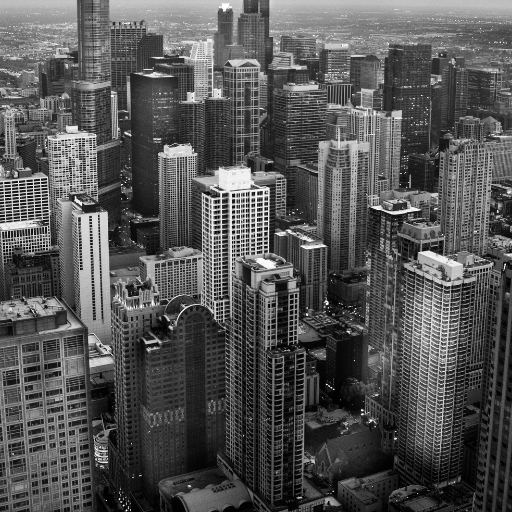
#> input picture Imagen/chicago.png, 512 x 512 px, given in place of chicago.bmp, which was not available
$ python ocv12_dilatacion.py
#> lines starting #> are read from the running program, lines starting #| are printed output that depends on the picture; pictures that were not available may be replaced by others from this repository, and a replacement may not be noted
#> further down, im1 is the input picture: shape (512, 512); min 0, max 255, mean 84.9
import cv2
import numpy as np
import matplotlib.pyplot as plt


def dilatacionBinaria(img, ee):
    imgS = np.zeros(img.shape, dtype=np.uint8)
    x, y = img.shape
    xEE, yEE = ee.shape[0]//2, ee.shape[1]//2                 #Tamaño del EE
    print("\nX, Y", xEE, " ", yEE)
    for f in range(x):
        for c in range(y):
            if( img[f,c] == 255):
                imgS[f-xEE:f+xEE+1, c-yEE:c+yEE+1] = 255
    return imgS

def dilatacion(imgSinBorde, ee):
    x, y = imgSinBorde.shape
#> x = 512; y = 512
    xEE, yEE = ee.shape[0]//2, ee.shape[1]//2                 #Tamaño del EE 7*/
    imgS = np.zeros((x,y), dtype=np.uint8)                      #imagen de salida
    img = np.zeros((x+(2*xEE), y+(2*yEE)), dtype=np.uint8)             #Imagen de entrada con un borde
    img[xEE:-xEE,yEE:-yEE] = imgSinBorde[:,:]   #coordenada anterior 2x2 con las siguientes coordenadas
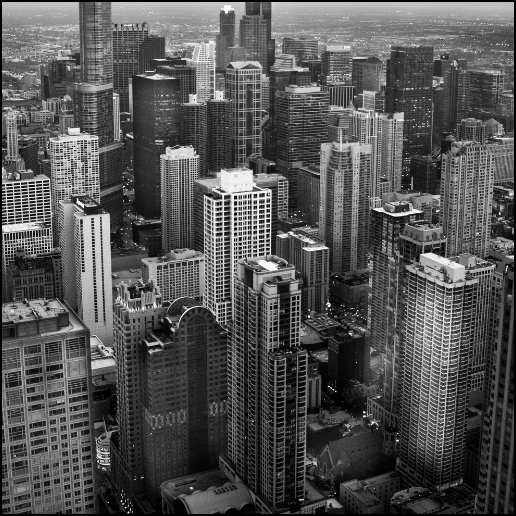
#> img: shape (516, 516); min 0, max 255, mean 83.5

    for f in range(xEE,x+1):
        for c in range(yEE,y+1):
            maximo = np.amax( img[f-xEE:f+xEE+1, c-yEE:c+yEE+1] )
            # [4 lines of commented-out code are left out]
            imgS[f-xEE,c-yEE] = maximo
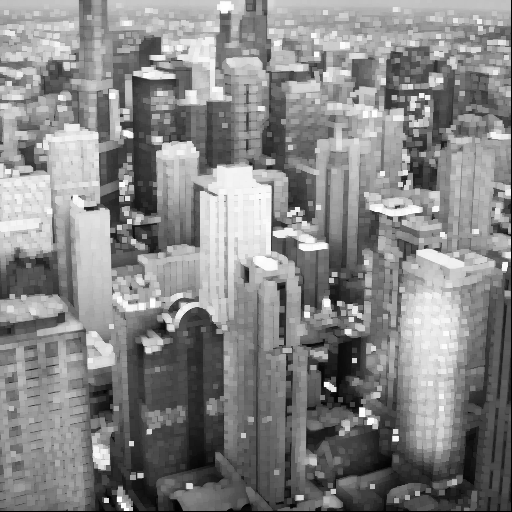
#> imgS: shape (512, 512); min 0, max 255, mean 133.7
            #imgS[f-xEE:f+xEE+1, c-yEE:c+yEE+1] = maximo
            # print("\n", imgS[f-1:f+2,c-1:c+2])
    return imgS

im1 = cv2.imread('/Users/MI PC/Documents/Tratamiento de imagenes/Imagen/chicago.bmp', 0)
#im1 = cv2.bitwise_not(im1)

ee = np.ones( (5,5), np.uint8 )

#imS = dilatacionBinaria(im1, ee)
imS = dilatacion(im1, ee)
imDilatacion = cv2.dilate(im1, ee)
diferencia = imS - imDilatacion

# print("Or:\n", im1)
# print("S:\n", imS)
cv2.imshow("Original - Salida - diferencia",  np.hstack((im1, imS, imDilatacion, diferencia)))
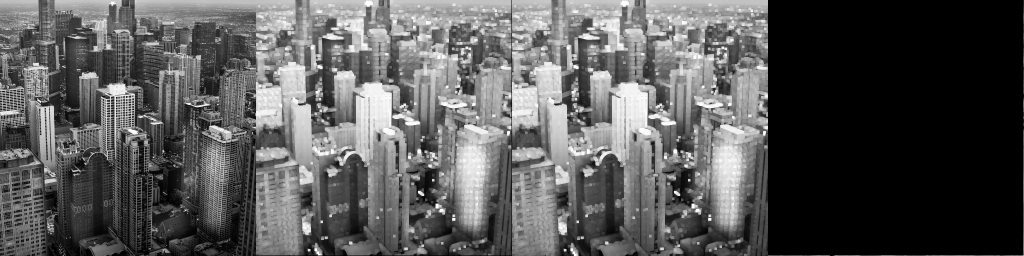
#> window 'Original - Salida - diferencia': shape (512, 2048) (shown at 1/2 size); min 0, max 255, mean 88.3
cv2.waitKey()
cv2.destroyAllWindows()

$ run again, with Imagen/Familia.png copied over Imagen/chicago.png
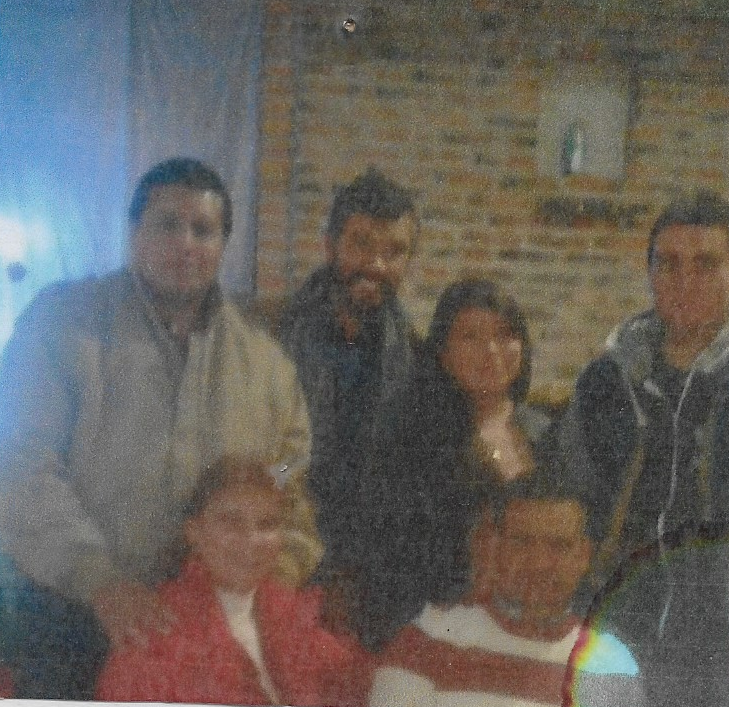
#> input picture Imagen/Familia.png, 729 x 707 px, given in place of chicago.bmp, which was not available
#> after the loop in dilatacion, `for f in range(xEE,x+1):`:
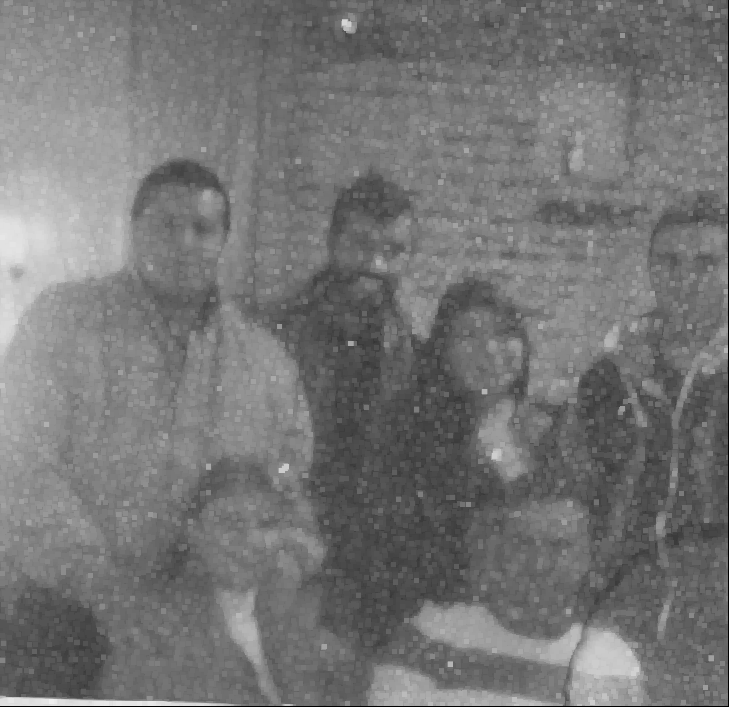
#> imgS: shape (707, 729); min 0, max 239, mean 116.7
#> `cv2.imshow("Original - Salida - diferencia",  np.hstack((im1, imS, imD..`:
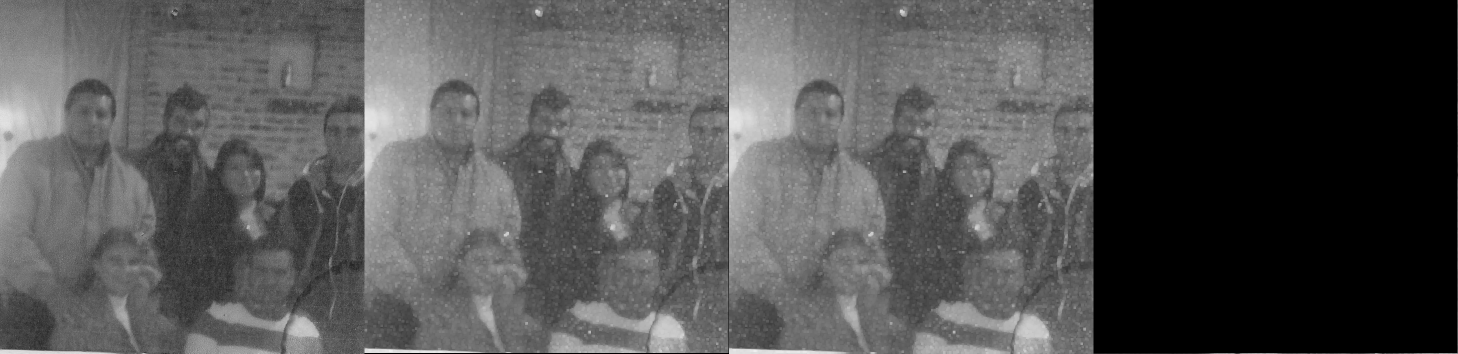
#> window 'Original - Salida - diferencia': shape (707, 2916) (shown at 1/2 size); min 0, max 239, mean 83.3
